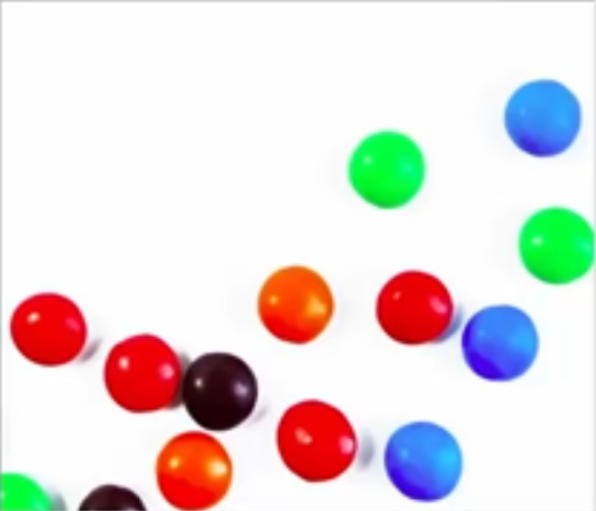
#> input picture Images/smart1.PNG, 596 x 511 px, found by its file name
$ python 15.Morphological_Transformation.py
#> lines starting #> are read from the running program, lines starting #| are printed output that depends on the picture; after the words box and inside, x2 and y2 are one past the last pixel; in counts of white or black regions, pixels touching at a corner belong together
import cv2
from matplotlib import pyplot as plt
import numpy as np

img = cv2.imread("images/smart1.PNG",cv2.IMREAD_GRAYSCALE)
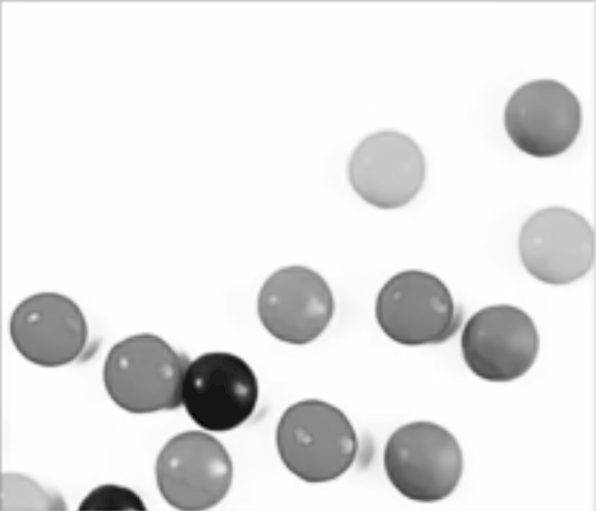
#> img: shape (511, 596); min 0, max 255, mean 228.7

ret,mask=cv2.threshold(img,220,255,cv2.THRESH_BINARY_INV)
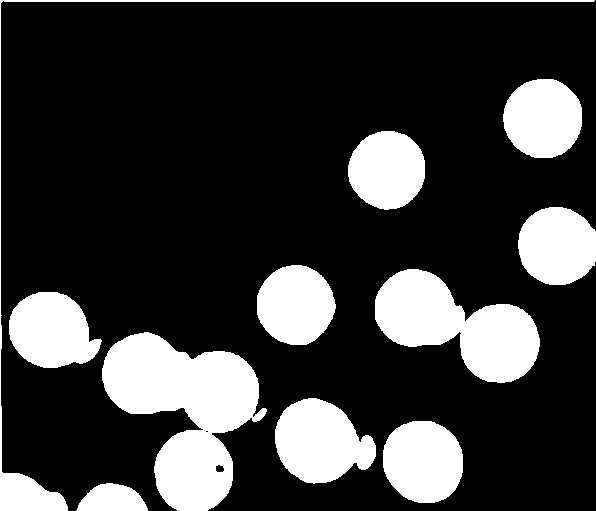
#> mask: shape (511, 596); 22.1% white; 11 white regions, largest, box (x1, y1, x2, y2) and area: (102, 332, 267, 511) 15899, (375, 269, 540, 383) 10370, (275, 398, 376, 484) 6064
kernal=np.ones((2,2),np.uint8) #sqaue 2 by 2
dialation=cv2.dilate(mask,kernal,iterations=2) #for removing spots,iterations=>thickness
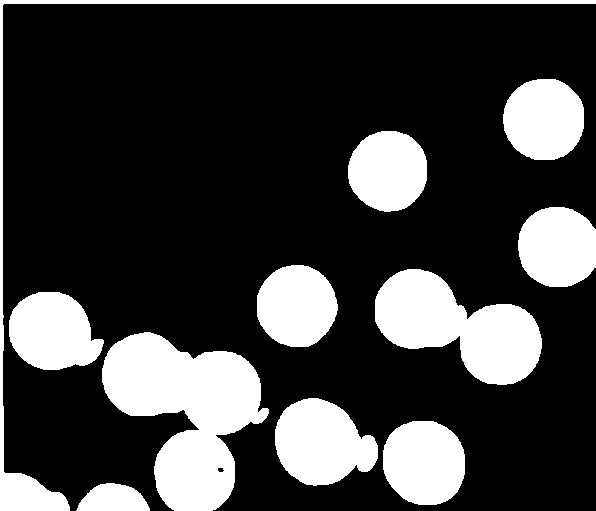
#> dialation: shape (511, 596); 24.1% white; 11 white regions, largest, box (x1, y1, x2, y2) and area: (102, 332, 269, 511) 16751, (375, 269, 542, 385) 10997, (275, 398, 378, 486) 6469
erosion=cv2.erode(mask,kernal,iterations=1)
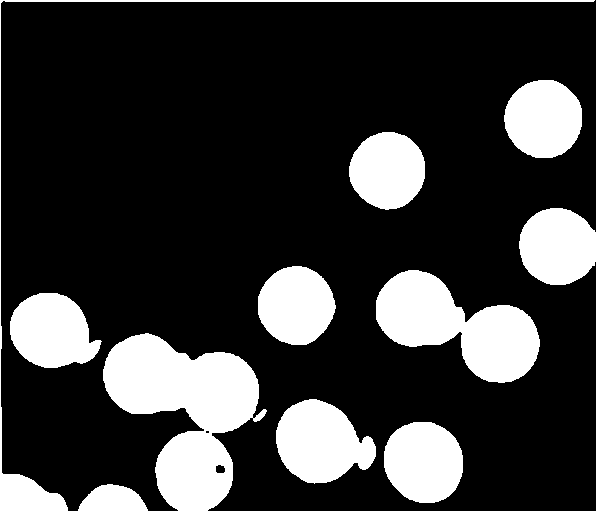
#> erosion: shape (511, 596); 21.5% white; 11 white regions, largest, box (x1, y1, x2, y2) and area: (103, 333, 267, 511) 15433, (376, 270, 540, 383) 10058, (276, 399, 376, 484) 5864
# erosion -> thin
opening=cv2.morphologyEx(mask,cv2.MORPH_OPEN,kernal)
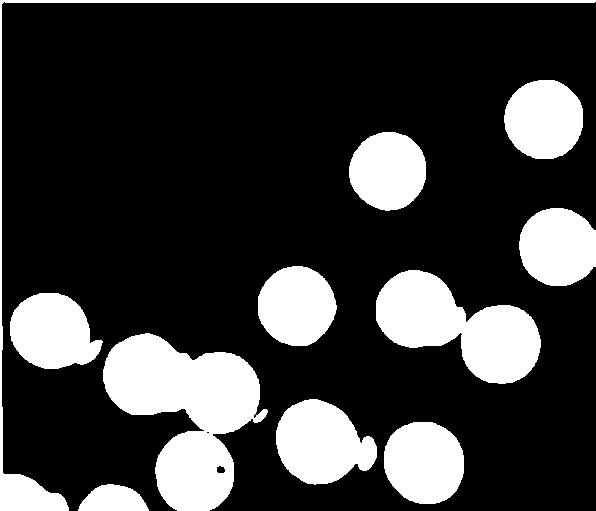
#> opening: shape (511, 596); 22.4% white; 11 white regions, largest, box (x1, y1, x2, y2) and area: (103, 333, 268, 511) 15868, (376, 270, 541, 384) 10369, (276, 399, 377, 485) 6064
closing=cv2.morphologyEx(mask,cv2.MORPH_CLOSE,kernal)
#> closing: shape (511, 596); 22.4% white; 11 white regions, largest, box (x1, y1, x2, y2) and area: (103, 333, 268, 511) 15874, (376, 270, 541, 384) 10373, (276, 399, 377, 485) 6065
grad=cv2.morphologyEx(mask,cv2.MORPH_GRADIENT,kernal)
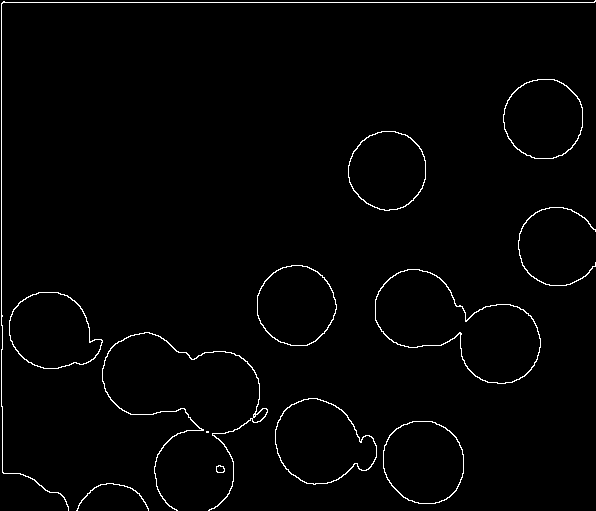
#> grad: shape (511, 596); 1.7% white in thin lines or dots

title=['image',"mask","dilation",'erosion',"opening",'closing',"GRADIENT"]
images=[img,mask,dialation,erosion,opening,closing,grad]
#Morphological_Transformation are perfomed on binary images thats why we need to perform thresholding

for i in range(7):
    plt.subplot(3, 3, i + 1)
    plt.imshow(images[i], "gray")
    plt.title(title[i])
#> (the run stopped early here; a loop or call above may not have finished)

$ run again, with Images/shapes.png copied over Images/smart1.PNG
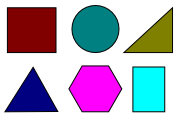
#> input picture Images/shapes.png, 180 x 120 px, found by its file name
#> `ret,mask=cv2.threshold(img,220,255,cv2.THRESH_BINARY_INV)`:
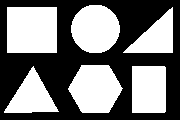
#> mask: shape (120, 180); 47.3% white; 6 white regions, box (x1, y1, x2, y2) and area: (7, 7, 57, 53) 2300, (68, 65, 123, 113) 1969, (71, 5, 120, 53) 1855, (132, 66, 166, 113) 1596, (4, 66, 59, 113) 1308, (123, 7, 173, 53) 1188
#> dialation: shape (120, 180); 52.7% white; 1 black region, box (x1, y1, x2, y2) and area: (0, 0, 180, 120) 10210
#> erosion: shape (120, 180); 44.7% white; 6 white regions, box (x1, y1, x2, y2) and area: (8, 8, 57, 53) 2205, (69, 66, 122, 113) 1867, (72, 6, 120, 53) 1759, (133, 67, 166, 113) 1516, (5, 68, 58, 113) 1207, (125, 9, 173, 53) 1093
#> opening: shape (120, 180); 47.3% white; 6 white regions, box (x1, y1, x2, y2) and area: (8, 8, 58, 54) 2300, (69, 66, 123, 114) 1968, (72, 6, 121, 54) 1855, (133, 67, 167, 114) 1596, (5, 68, 59, 114) 1306, (125, 9, 174, 54) 1186
#> closing: shape (120, 180); 47.3% white; 6 white regions, box (x1, y1, x2, y2) and area: (8, 8, 58, 54) 2300, (69, 66, 124, 114) 1969, (72, 6, 121, 54) 1855, (133, 67, 167, 114) 1596, (5, 67, 60, 114) 1308, (124, 8, 174, 54) 1188
#> `grad=cv2.morphologyEx(mask,cv2.MORPH_GRADIENT,kernal)`:
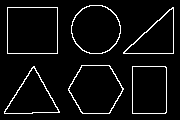
#> grad: shape (120, 180); 5.3% white in thin lines or dots, all inside (x1, y1, x2, y2) = (4, 5, 174, 114)
